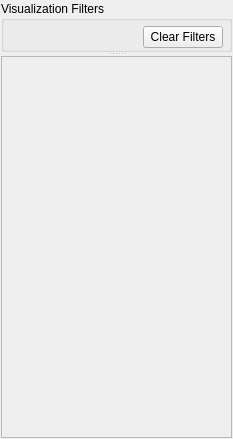
<?xml version="1.0" encoding="UTF-8"?>
<ui version="4.0">
 <class>VisualizationFilterWidgets</class>
 <widget class="QWidget" name="VisualizationFilterWidgets">
  <property name="geometry">
   <rect>
    <x>0</x>
    <y>0</y>
    <width>233</width>
    <height>439</height>
   </rect>
  </property>
  <property name="windowTitle">
   <string>Visualization Filters</string>
  </property>
  <layout class="QGridLayout" name="gridLayout_2">
   <property name="leftMargin">
    <number>1</number>
   </property>
   <property name="topMargin">
    <number>1</number>
   </property>
   <property name="rightMargin">
    <number>1</number>
   </property>
   <property name="bottomMargin">
    <number>1</number>
   </property>
   <property name="spacing">
    <number>4</number>
   </property>
   <item row="0" column="0">
    <widget class="QSplitter" name="splitter">
     <property name="orientation">
      <enum>Qt::Vertical</enum>
     </property>
     <widget class="QGroupBox" name="groupBox">
      <property name="title">
       <string>Visualization Filters</string>
      </property>
      <layout class="QGridLayout" name="gridLayout">
       <property name="leftMargin">
        <number>1</number>
       </property>
       <property name="topMargin">
        <number>1</number>
       </property>
       <property name="rightMargin">
        <number>1</number>
       </property>
       <property name="bottomMargin">
        <number>1</number>
       </property>
       <property name="spacing">
        <number>4</number>
       </property>
       <item row="0" column="0">
        <widget class="VSFilterView" name="visualFilterView" native="true">
         <property name="sizePolicy">
          <sizepolicy hsizetype="Preferred" vsizetype="MinimumExpanding">
           <horstretch>0</horstretch>
           <verstretch>1</verstretch>
          </sizepolicy>
         </property>
        </widget>
       </item>
       <item row="1" column="0">
        <widget class="QWidget" name="widget_2" native="true">
         <layout class="QGridLayout" name="gridLayout_3">
          <property name="leftMargin">
           <number>0</number>
          </property>
          <property name="topMargin">
           <number>0</number>
          </property>
          <property name="rightMargin">
           <number>0</number>
          </property>
          <property name="bottomMargin">
           <number>0</number>
          </property>
          <property name="spacing">
           <number>4</number>
          </property>
          <item row="0" column="2">
           <widget class="QPushButton" name="clearFiltersBtn">
            <property name="text">
             <string>Clear Filters</string>
            </property>
           </widget>
          </item>
          <item row="0" column="1">
           <spacer name="horizontalSpacer">
            <property name="orientation">
             <enum>Qt::Horizontal</enum>
            </property>
            <property name="sizeHint" stdset="0">
             <size>
              <width>138</width>
              <height>20</height>
             </size>
            </property>
           </spacer>
          </item>
          <item row="0" column="3">
           <spacer name="horizontalSpacer_2">
            <property name="orientation">
             <enum>Qt::Horizontal</enum>
            </property>
            <property name="sizeType">
             <enum>QSizePolicy::Fixed</enum>
            </property>
            <property name="sizeHint" stdset="0">
             <size>
              <width>5</width>
              <height>20</height>
             </size>
            </property>
           </spacer>
          </item>
         </layout>
        </widget>
       </item>
      </layout>
     </widget>
     <widget class="SVScrollArea" name="scrollArea">
      <property name="sizePolicy">
       <sizepolicy hsizetype="Expanding" vsizetype="MinimumExpanding">
        <horstretch>0</horstretch>
        <verstretch>3</verstretch>
       </sizepolicy>
      </property>
      <property name="widgetResizable">
       <bool>true</bool>
      </property>
      <widget class="QWidget" name="scrollAreaWidgetContents_2">
       <property name="geometry">
        <rect>
         <x>0</x>
         <y>0</y>
         <width>229</width>
         <height>365</height>
        </rect>
       </property>
       <layout class="QVBoxLayout" name="verticalLayout_7">
        <property name="spacing">
         <number>1</number>
        </property>
        <property name="leftMargin">
         <number>0</number>
        </property>
        <property name="topMargin">
         <number>0</number>
        </property>
        <property name="rightMargin">
         <number>0</number>
        </property>
        <property name="bottomMargin">
         <number>0</number>
        </property>
        <item>
         <widget class="VSFilterSettingsWidget" name="vsFilterWidget" native="true">
          <property name="sizePolicy">
           <sizepolicy hsizetype="Preferred" vsizetype="Minimum">
            <horstretch>0</horstretch>
            <verstretch>0</verstretch>
           </sizepolicy>
          </property>
         </widget>
        </item>
        <item>
         <spacer name="verticalSpacer_5">
          <property name="orientation">
           <enum>Qt::Vertical</enum>
          </property>
          <property name="sizeHint" stdset="0">
           <size>
            <width>20</width>
            <height>160</height>
           </size>
          </property>
         </spacer>
        </item>
       </layout>
      </widget>
     </widget>
    </widget>
   </item>
  </layout>
 </widget>
 <customwidgets>
  <customwidget>
   <class>VSFilterView</class>
   <extends>QWidget</extends>
   <header location="global">VSFilterView.h</header>
   <container>1</container>
  </customwidget>
  <customwidget>
   <class>SVScrollArea</class>
   <extends>QScrollArea</extends>
   <header location="global">SVWidgetsLib/Widgets/SVControlWidgets.h</header>
   <container>1</container>
  </customwidget>
  <customwidget>
   <class>VSFilterSettingsWidget</class>
   <extends>QWidget</extends>
   <header location="global">VSFilterSettingsWidget.h</header>
   <container>1</container>
  </customwidget>
 </customwidgets>
 <resources/>
 <connections/>
</ui>
